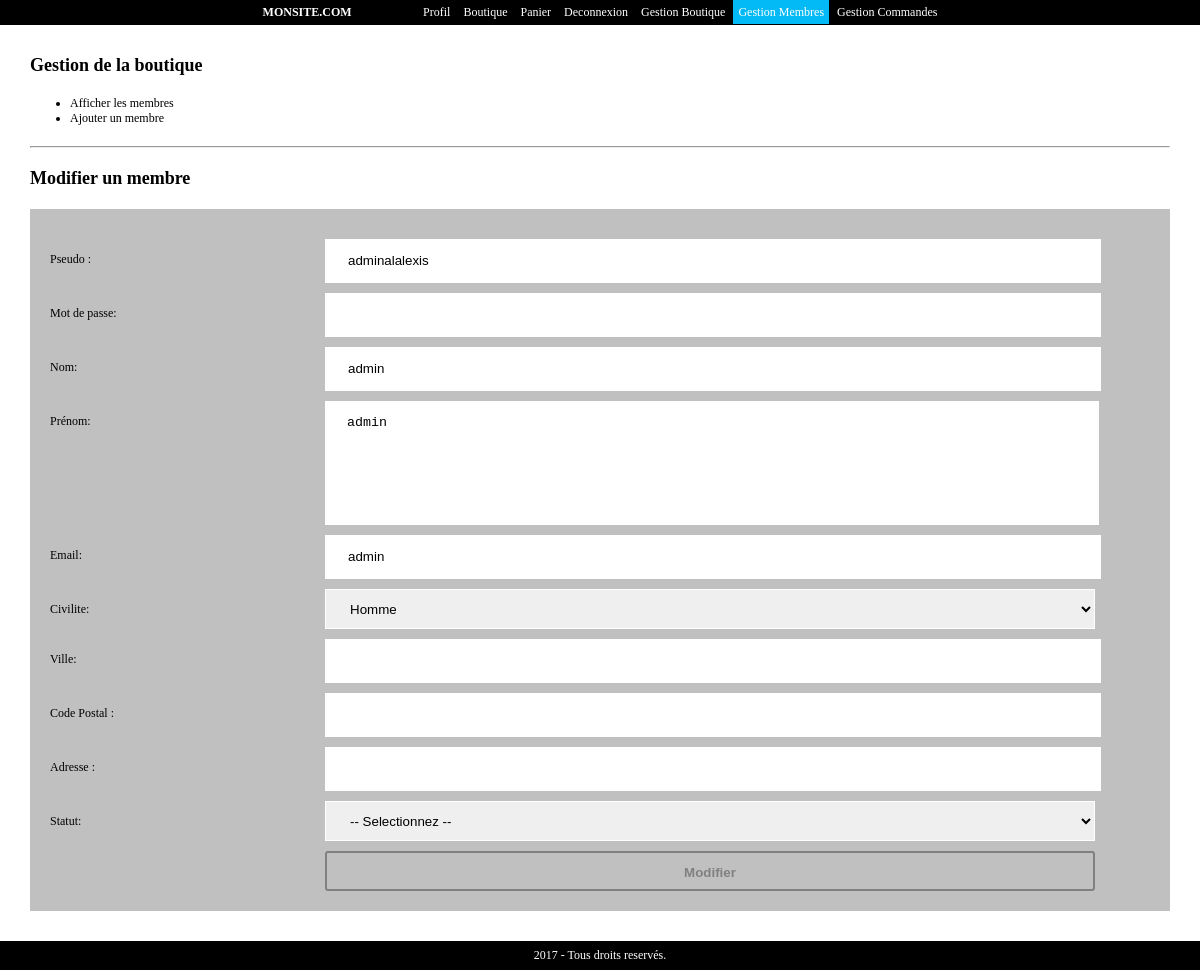
/admin/gestion_membres.php?action=modifier&id_membre=2 (signed in), run on the app's committed database.
### tables this page shows
CREATE TABLE `membre` (
  `id_membre` int(3) NOT NULL,
  `pseudo` varchar(20) NOT NULL,
  `mdp` varchar(128) NOT NULL,
  `nom` varchar(20) NOT NULL,
  `prenom` varchar(20) NOT NULL,
  `email` varchar(50) NOT NULL,
  `civilite` enum('m','f') NOT NULL,
  `statut` int(1) NOT NULL,
  `date_enregistrement` datetime NOT NULL
);

### admin/gestion_membres.php (the view, shortened to what this page needs)
<?php
require_once('../inc/init.inc.php');
require_once('../inc/header.inc.php');
?>
<h1>Gestion de la boutique</h1>
<ul>
	<li><a href="?action=affichage">Afficher les membres</a></li>
	<li><a href="?action=ajout">Ajouter un membre</a></li>
</ul><hr/>
<?php if(isset($_GET['action']) && ($_GET['action'] == 'ajout' || $_GET['action'] == 'modifier')) :
?>
<?php
if(isset($_GET['id_membre']) && is_numeric($_GET['id_membre'])){
	$resultat = $pdo -> prepare("SELECT * FROM membre WHERE id_membre = :id_membre");
	$resultat -> bindParam(':id_membre', $_GET['id_membre'], PDO::PARAM_INT);
	if($resultat -> execute()){
		$membre_actuel = $resultat -> fetch(PDO::FETCH_ASSOC);
	}
}
$pseudo = (isset($membre_actuel)) ? $membre_actuel['pseudo'] : '';
$nom = (isset($membre_actuel)) ? $membre_actuel['nom'] : '';
$prenom = (isset($membre_actuel)) ? $membre_actuel['prenom'] : '';
$email = (isset($membre_actuel)) ? $membre_actuel['email'] : '';
$civilite = (isset($membre_actuel)) ? $membre_actuel['civilite'] : '';
$ville = (isset($membre_actuel)) ? $membre_actuel['ville'] : '';
$adresse = (isset($membre_actuel)) ? $membre_actuel['adresse'] : '';
$code_postal = (isset($membre_actuel)) ? $membre_actuel['code_postal'] : '';
$action = (isset($membre_actuel)) ? 'Modifier' : 'Ajouter';
?>
<h2><?= $action ?> un membre</h2>
<form method="post" action="" enctype="multipart/form-data">
	<label>Pseudo : </label>
	<input type="text" name="pseudo" value="<?= $pseudo ?>" /><br/>
	<label>Mot de passe: </label>
	<input type="text" name="mdp"/><br/>
	<label>Nom: </label>
	<input type="text" name="nom" value="<?= $nom ?>"/><br/>
	<label>Prénom: </label>
	<textarea name="prenom"><?= $prenom ?></textarea><br/>
	<label>Email: </label>
	<input type="text" name="email" value="<?= $email ?>"/><br/>
	<label>Civilite: </label>
	<select name="civilite">
		<option <?= ($civilite == 'm') ? 'selected' : '' ?> value="m">Homme</option>
	</select><br/>
	<label>Ville: </label>
	<input type="text" name="ville" value="<?= $ville ?>"/><br/>
	<label>Code Postal : </label>
	<input type="text" name="code_postal" value="<?= $code_postal ?>"/><br/>
	<label>Adresse : </label>
	<input type="text" name="adresse" value="<?= $adresse ?>"/><br/>
	<label>Statut: </label>
	<select name="statut">
		<option>-- Selectionnez --</option>
	</select><br/>
	<input type="submit" value="<?= $action ?>"/><br/>
</form>
<?php endif;?>
<?php
require_once('../inc/footer.inc.php');
?>

### css/style.css (style rules this page uses)
* { margin: 0; }
body { font-family : verdana; font-size: 12px; }
a { text-decoration: none; color: #000; }
form { margin-top: 20px; padding: 20px; background : silver; overflow: hidden; }
form label { float: left; width: 25%; height: 40px; line-height: 40px; vertical-align: middle; margin-top: 10px; }
form input, form select, form textarea { float: left; width: 70%; height: 40px; line-height: 40px; vertical-align: middle; margin-top: 10px; text-indent: 20px; border: none; border: 1px solid white; }
form textarea { height: 120px; resize: none; border: none; }
form input[type='submit'] { margin-left: 25%; }
form input[type="submit"] { border : 2px solid grey; background : transparent; color: grey; font-weight: bold; border-radius : 3px; padding: 10px; text-align: center; cursor: pointer; transition: 0.5s; vertical-align: middle; line-height: 20px; text-indent: 0px; }
hr { margin: 20px 0; }
h1 { margin-bottom: 20px; }

### data on the page
membre: pseudo "adminalalexis", nom "admin", prenom "admin", email "admin", civilite "Homme"

### other printed values
$action "Modifier"
